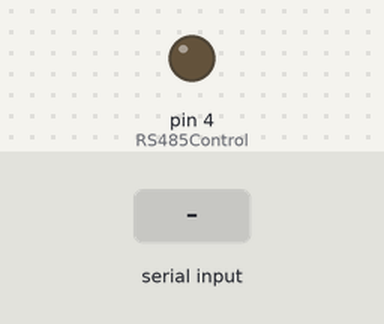
The sketch below on a simulated Arduino Nano Every. Shown: output pins drawn as LEDs (lit = HIGH). Dashed ring = blinking. The test bench sets the inputs (shaded band). The modem accepts every AT command (registered, SIM ready, sends succeed) and sends nothing else; what the sketch prints to the serial monitor is not drawn.

Above: at 2.2 s.
2.3 s: "2\n" received over Serial
At 2.53 s:
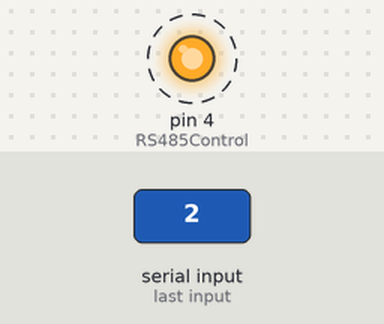
5.3 s: "0\n" received over Serial
At 6.0 s:
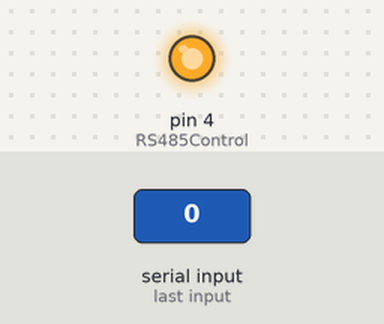
8.3 s: "3\n" received over Serial
At 10.1 s:
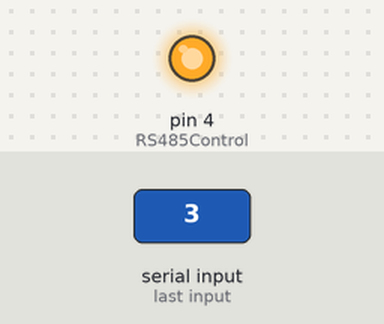
11.1 s: "4\n" received over Serial
At 11.8 s:
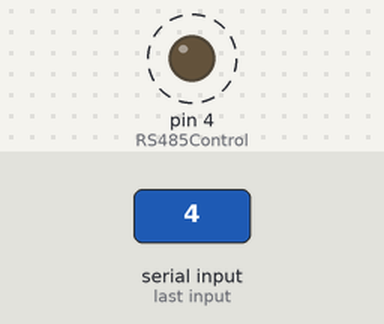
Timing chart, 0 to 13.6 s (numbered marks = the images above; inputs shaded):
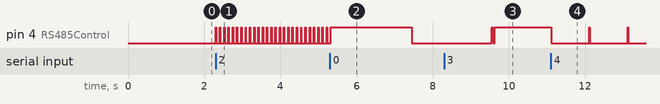

The sketch:

UNOVersion-Testprogram.ino
```cpp
/*
   http://www.arduino.cc/en/Tutorial/Button
   Debounce Example public domain http://www.arduino.cc/en/Tutorial/Debounce
   DS3231 library https://tronixstuff.com/2014/12/01/tutorial-using-ds1307-and-ds3231-real-time-clock-modules-with-arduino/
   Used over the Wire library. This enables me to use it with the Arduino Nano every and MKR 1010.
*/

// ToDo Known-Bug RS485Serial break signal has an end and start. Somehow this seems to be required?

#include "Wire.h"
#define DS3231_I2C_ADDRESS 0x68

//*****************
//***** RS485Serial *****
//*****************
#include <SoftwareSerial.h>
SoftwareSerial RS485Serial(2, 3); // RX, TX
#define RS485Control 4  //Pin 6 RS485Serial direction control
#define RS485Transmit    HIGH
#define RS485Receive     LOW

//*****************
//***** Flap Commands *****
//*****************
byte CMD_break[] = {
  0x00
};
byte CMD_SET_POS_CHAR[] = {
  0xFF, 0xC0, 0x00, 0x00 // 255 192 Position Value
};
byte CMD_R_ADR[] = {
  0xFF, 0xDE, 0x28 // 255 222 Value
};
byte CMD_R_TYPE[] = {
  0xFF, 0xDD, 0x7B // 255 221  Value
};

// Clock variables
byte second, minute, hour, dayOfWeek, dayOfMonth, month, year;

void setup() {
  // Initialize ds3231 and serial
  Wire.begin();
  RS485Serial.begin(19200);
  pinMode(RS485Control, OUTPUT);
  Serial.begin(9600);
  delay(1000);
}


void loop() {
  Serial.println("Listening to Input");
  Serial.println("1 for Time, 2 for Adress, 3 for type, 3 move addr 40");
  for (;;) {
    switch (Serial.read()) {
      case '0': checkFAI(); break;
      case '1': timeConfig(); break;
      case '2': findAddress(); break;
      case '3': findType(); break;
      case '4': sendPosition(); break;
      case '5': setDateAndTime(); break;
      case '6': return;
      default: continue;  // includes the case 'no input'
    }
  }
}

void checkFAI() {
  findType();
  delay(2000);
  int addr = findAddress();
  delay(2000);
  for (int i = 0; i < 10; i++) {
    writePosition(addr, i);
  }
}

void timeConfig() {
  readDS3231time(&second, &minute, &hour, &dayOfWeek, &dayOfMonth, &month,
                 &year);
  Serial.println("");
  Serial.print(hour);
  Serial.print(":");
  Serial.println(minute);
}

int findAddress() {
  Serial.println("Please wait ...");
  for (int i = 0; i < 256; i++) {
    CMD_R_ADR[2] = i;
    gen_break();
    RS485Serial.write(CMD_R_ADR, 3);
    int counter = 0;
    //Receive
    digitalWrite(RS485Control, RS485Receive);
    // Works with the delay wait to receive something
    delay(100);
    if (RS485Serial.available()) {
      Serial.print("Address Found ");
      Serial.print(i);
      return i;
    }
  }
  Serial.println("No Device found");
  return -1;
}

void findType() {
  Serial.println("Please wait ...");
  for (int i = 0; i < 256; i++) {
    CMD_R_TYPE[2] = i;
    gen_break();
    RS485Serial.write(CMD_R_TYPE, 3);
    int counter = 0;
    // Works with the delay wait to receive something
    delay(100);
    if (RS485Serial.available()) {
      int value = Serial.read();
      if (value == 10) {
        Serial.print("Hour / Alphanumeric");
        return;
      } else if (value == 20) {
        Serial.print("Minute");
        return;
      }
    }
  }
  Serial.println("No Type or Device found");
}

void sendPosition() {
  Serial.println("Send Position");
  for (int i = 0; i < 10; i++) {
      writePosition(40, i);
      delay(1000);
  }
}

void setDateAndTime(){
  Serial.println("Set Time");
  // set the initial time here (we don't have a display anymore so have to set it once at the beginning)
  // DS3231 seconds, minutes, hours, day, date, month, year
  setDS3231time(00, 13, 14, 6, 29, 1, 20);
}

/** Helper for RS485Serial **/
void writePosition(byte addr, byte value) {
  gen_break();
  CMD_SET_POS_CHAR[2] = addr;
  CMD_SET_POS_CHAR[3] = value;
  RS485Serial.write(CMD_SET_POS_CHAR, 4);
  digitalWrite(RS485Control, RS485Receive);
}

int gen_break()
{
  RS485Serial.begin(300);
  digitalWrite(RS485Control, RS485Transmit);
  RS485Serial.write(CMD_break, 1);
  delay(10);               // wait
  RS485Serial.begin(19200);
  delay(2);
}

/** Helper methods **/
// Convert normal decimal numbers to binary coded decimal
byte decToBcd(byte val)
{
  return ( (val / 10 * 16) + (val % 10) );
}
// Convert binary coded decimal to normal decimal numbers
byte bcdToDec(byte val)
{
  return ( (val / 16 * 10) + (val % 16) );
}

/** DS3231 Helper**/
void setDS3231time(byte second, byte minute, byte hour, byte dayOfWeek, byte
                   dayOfMonth, byte month, byte year)
{
  // sets time and date data to DS3231
  Wire.beginTransmission(DS3231_I2C_ADDRESS);
  Wire.write(0); // set next input to start at the seconds register
  Wire.write(decToBcd(second)); // set seconds
  Wire.write(decToBcd(minute)); // set minutes
  Wire.write(decToBcd(hour)); // set hours
  Wire.write(decToBcd(dayOfWeek)); // set day of week (1=Sunday, 7=Saturday)
  Wire.write(decToBcd(dayOfMonth)); // set date (1 to 31)
  Wire.write(decToBcd(month)); // set month
  Wire.write(decToBcd(year)); // set year (0 to 99)
  Wire.endTransmission();
}

void readDS3231time(byte *second,
                    byte *minute,
                    byte *hour,
                    byte *dayOfWeek,
                    byte *dayOfMonth,
                    byte *month,
                    byte *year)
{
  Wire.beginTransmission(DS3231_I2C_ADDRESS);
  Wire.write(0); // set DS3231 register pointer to 00h
  Wire.endTransmission();
  Wire.requestFrom(DS3231_I2C_ADDRESS, 7);
  // request seven bytes of data from DS3231 starting from register 00h
  *second = bcdToDec(Wire.read() & 0x7f);
  *minute = bcdToDec(Wire.read());
  *hour = bcdToDec(Wire.read() & 0x3f);
  *dayOfWeek = bcdToDec(Wire.read());
  *dayOfMonth = bcdToDec(Wire.read());
  *month = bcdToDec(Wire.read());
  *year = bcdToDec(Wire.read());
}
```

Measured:
- after the input at 2.3 s, pin 4 (RS485Control): alternates HIGH for 0.01 s and LOW for 0.10 s, starting at once
- after the input at 5.3 s, pin 4 (RS485Control): LOW → HIGH at once, → LOW 2.1 s later
- after the input at 8.3 s, pin 4 (RS485Control): goes on until 9.6 s, then stays HIGH
- after the input at 11.1 s, pin 4 (RS485Control): alternates HIGH for 0.01 s and LOW for 1.0 s, starting at once
